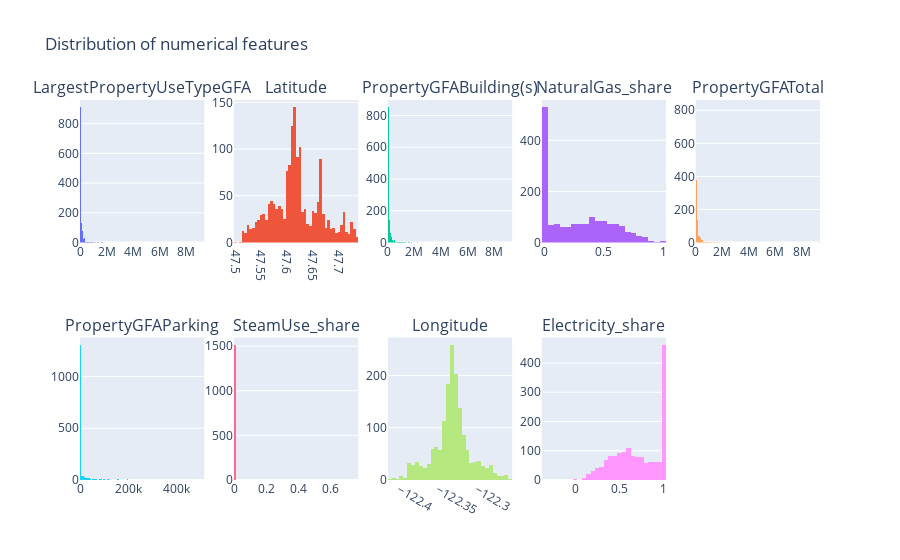

Notebook code cell kept with this figure:
### Markdown cell above
### 2.2 Distribution & outliers

### Code cell
# Distribution of continuous variables

fig = make_subplots(rows=2, cols=5, subplot_titles=continuous_features)

for i, col in enumerate(continuous_features, 1):
    trace = go.Histogram(x=df[col], showlegend=False)
    fig.add_trace(trace, row=(i-1)//5 + 1, col=(i-1)%5 + 1)

fig.update_layout(height=len(continuous_features)*100, title_text="Distribution of numerical features")
fig.show()

### Figure 1 — Plotly figure (JSON) as saved in the notebook; plotly's stock layout.template omitted (floating-point values rounded to 4 significant figures; data arrays with more than 128 entries replaced by an {"elided": "..."} marker saying what was removed)
{"data": [{"showlegend": false, "type": "histogram", "x": {"elided": "1630 int values"}, "xaxis": "x", "yaxis": "y"}, {"showlegend": false, "type": "histogram", "x": {"elided": "1630 float values"}, "xaxis": "x2", "yaxis": "y2"}, {"showlegend": false, "type": "histogram", "x": {"elided": "1630 int values"}, "xaxis": "x3", "yaxis": "y3"}, {"showlegend": false, "type": "histogram", "x": {"elided": "1630 float values"}, "xaxis": "x4", "yaxis": "y4"}, {"showlegend": false, "type": "histogram", "x": {"elided": "1630 int values"}, "xaxis": "x5", "yaxis": "y5"}, {"showlegend": false, "type": "histogram", "x": {"elided": "1630 int values"}, "xaxis": "x6", "yaxis": "y6"}, {"showlegend": false, "type": "histogram", "x": {"elided": "1630 float values"}, "xaxis": "x7", "yaxis": "y7"}, {"showlegend": false, "type": "histogram", "x": {"elided": "1630 float values"}, "xaxis": "x8", "yaxis": "y8"}, {"showlegend": false, "type": "histogram", "x": {"elided": "1630 float values"}, "xaxis": "x9", "yaxis": "y9"}], "layout": {"annotations": [{"font": {"size": 16}, "showarrow": false, "text": "LargestPropertyUseTypeGFA", "x": 0.084, "xanchor": "center", "xref": "paper", "y": 1, "yanchor": "bottom", "yref": "paper"}, {"font": {"size": 16}, "showarrow": false, "text": "Latitude", "x": 0.292, "xanchor": "center", "xref": "paper", "y": 1, "yanchor": "bottom", "yref": "paper"}, {"font": {"size": 16}, "showarrow": false, "text": "PropertyGFABuilding(s)", "x": 0.5, "xanchor": "center", "xref": "paper", "y": 1, "yanchor": "bottom", "yref": "paper"}, {"font": {"size": 16}, "showarrow": false, "text": "NaturalGas_share", "x": 0.708, "xanchor": "center", "xref": "paper", "y": 1, "yanchor": "bottom", "yref": "paper"}, {"font": {"size": 16}, "showarrow": false, "text": "PropertyGFATotal", "x": 0.916, "xanchor": "center", "xref": "paper", "y": 1, "yanchor": "bottom", "yref": "paper"}, {"font": {"size": 16}, "showarrow": false, "text": "PropertyGFAParking", "x": 0.084, "xanchor": "center", "xref": "paper", "y": 0.375, "yanchor": "bottom", "yref": "paper"}, {"font": {"size": 16}, "showarrow": false, "text": "SteamUse_share", "x": 0.292, "xanchor": "center", "xref": "paper", "y": 0.375, "yanchor": "bottom", "yref": "paper"}, {"font": {"size": 16}, "showarrow": false, "text": "Longitude", "x": 0.5, "xanchor": "center", "xref": "paper", "y": 0.375, "yanchor": "bottom", "yref": "paper"}, {"font": {"size": 16}, "showarrow": false, "text": "Electricity_share", "x": 0.708, "xanchor": "center", "xref": "paper", "y": 0.375, "yanchor": "bottom", "yref": "paper"}], "autosize": true, "title": {"text": "Distribution of numerical features"}, "xaxis": {"anchor": "y", "autorange": true, "domain": [0, 0.168], "range": [-0.5, 9350000.0], "type": "linear"}, "xaxis10": {"anchor": "y10", "domain": [0.832, 1]}, "xaxis2": {"anchor": "y2", "autorange": true, "domain": [0.208, 0.376], "range": [47.5, 47.73], "type": "linear"}, "xaxis3": {"anchor": "y3", "autorange": true, "domain": [0.416, 0.584], "range": [-0.5, 9350000.0], "type": "linear"}, "xaxis4": {"anchor": "y4", "autorange": true, "domain": [0.624, 0.792], "range": [-0.025, 1.025], "type": "linear"}, "xaxis5": {"anchor": "y5", "autorange": true, "domain": [0.832, 1], "range": [-0.5, 9350000.0], "type": "linear"}, "xaxis6": {"anchor": "y6", "autorange": true, "domain": [0, 0.168], "range": [-0.5, 515000.0], "type": "linear"}, "xaxis7": {"anchor": "y7", "autorange": true, "domain": [0.208, 0.376], "range": [-0.005, 0.775], "type": "linear"}, "xaxis8": {"anchor": "y8", "autorange": true, "domain": [0.416, 0.584], "range": [-122.4, -122.3], "type": "linear"}, "xaxis9": {"anchor": "y9", "autorange": true, "domain": [0.624, 0.792], "range": [-0.375, 1.025], "type": "linear"}, "yaxis": {"anchor": "x", "autorange": true, "domain": [0.625, 1], "range": [0, 958.9]}, "yaxis10": {"anchor": "x10", "domain": [0, 0.375]}, "yaxis2": {"anchor": "x2", "autorange": true, "domain": [0.625, 1], "range": [0, 152.6]}, "yaxis3": {"anchor": "x3", "autorange": true, "domain": [0.625, 1], "range": [0, 897.9]}, "yaxis4": {"anchor": "x4", "autorange": true, "domain": [0.625, 1], "range": [0, 557.9]}, "yaxis5": {"anchor": "x5", "autorange": true, "domain": [0.625, 1], "range": [0, 862.1]}, "yaxis6": {"anchor": "x6", "autorange": true, "domain": [0, 0.375], "range": [0, 1376.0]}, "yaxis7": {"anchor": "x7", "autorange": true, "domain": [0, 0.375], "range": [0, 1597.0]}, "yaxis8": {"anchor": "x8", "autorange": true, "domain": [0, 0.375], "range": [0, 272.6]}, "yaxis9": {"anchor": "x9", "autorange": true, "domain": [0, 0.375], "range": [0, 487.4]}}}
